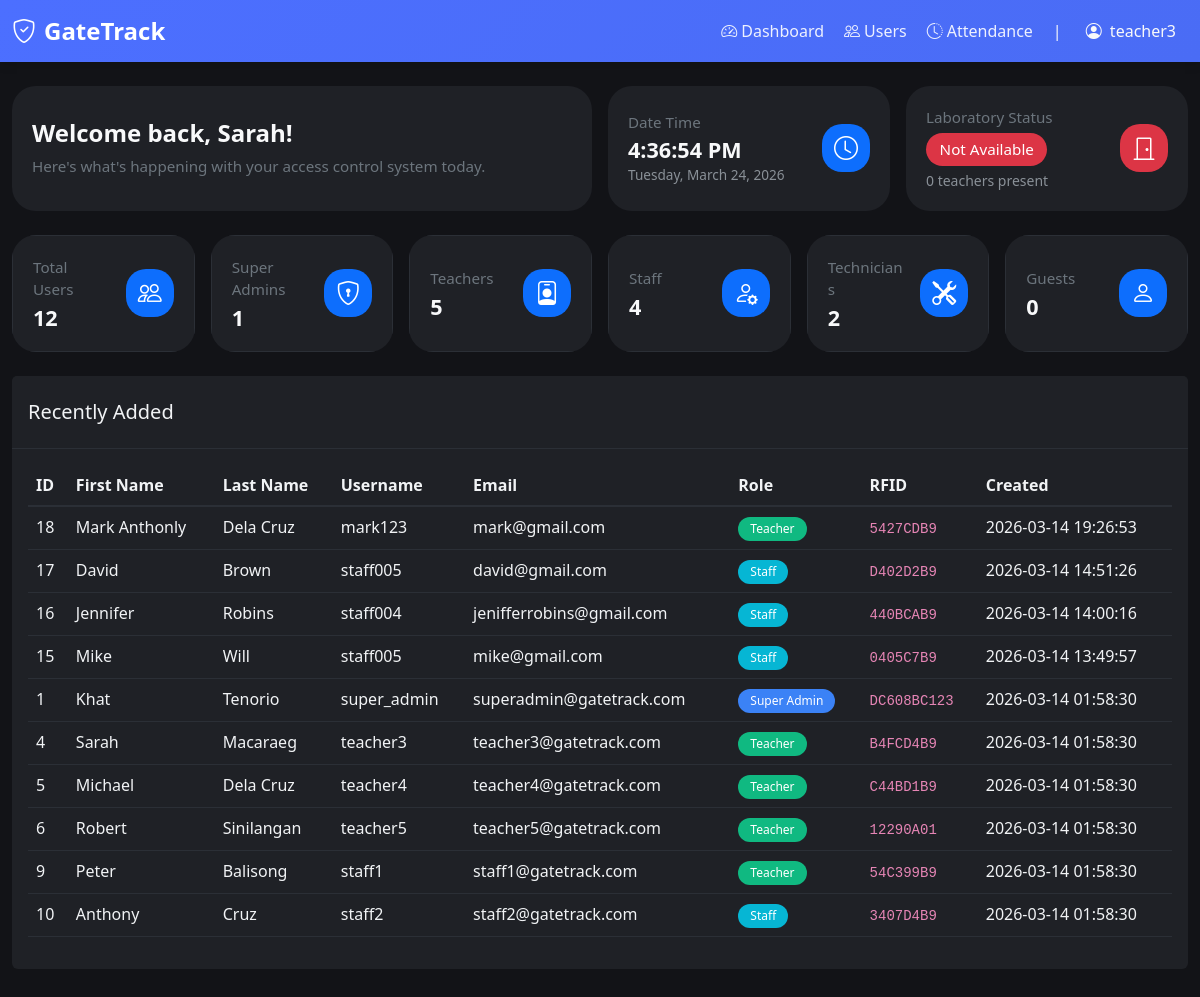
The app's page /dashboard (signed in), older data.
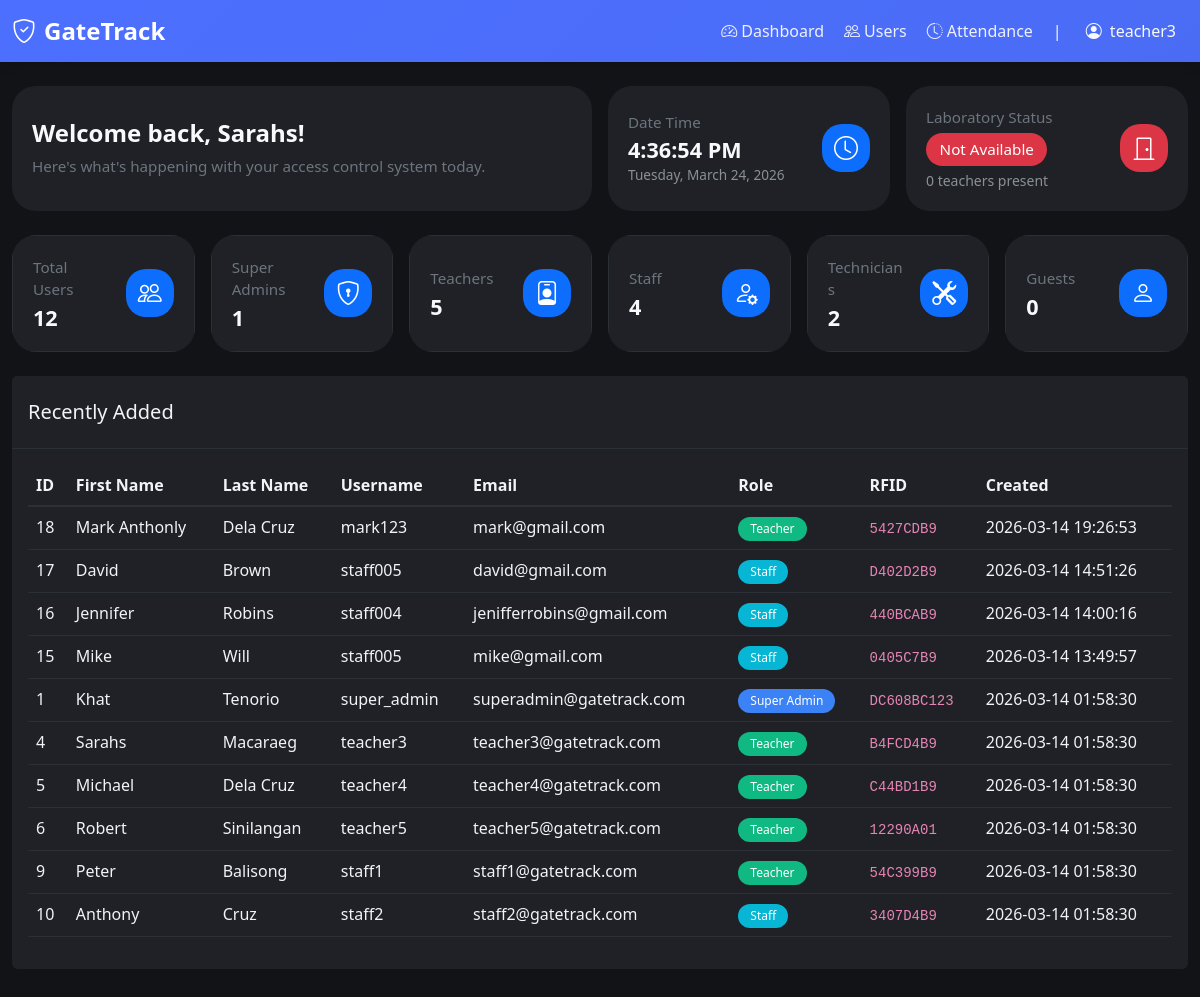
The same page, newer data.
### tables this page shows
CREATE TABLE "users" (id INTEGER NOT NULL, username VARCHAR(80), email VARCHAR(120) NOT NULL, password VARCHAR(200), contact VARCHAR(20), gender VARCHAR(10), role VARCHAR(20) NOT NULL, created_at DATETIME, rfid TEXT, first_name VARCHAR(50), last_name VARCHAR(50), PRIMARY KEY (id), UNIQUE (email));

### app.py (the view)
@app.route('/dashboard')
@login_required
def dashboard():
    user_count = get_user_count_by_role()
    super_admin_count = get_user_count_by_role('super_admin')
    teacher_count = get_user_count_by_role('teacher')
    staff_count = get_user_count_by_role('staff')
    technician_count = get_user_count_by_role('technician')
    guest_count = get_user_count_by_role('guest')
    from database_utils import get_today_attendance_count, get_teachers_currently_present
    teachers_present = get_teachers_currently_present()
    lab_status = 'Available' if teachers_present > 0 else 'Not Available'
    all_users = get_all_users()
    recent_users = sorted(all_users, key=lambda u: u['created_at'] or '1900-01-01', reverse=True)[:10]
    return render_template(
        'dashboard.html',
        user_count=user_count,
        super_admin_count=super_admin_count,
        teacher_count=teacher_count,
        staff_count=staff_count,
        technician_count=technician_count,
        guest_count=guest_count,
        users=recent_users,
        teachers_present=teachers_present,
        lab_status=lab_status
    )

### app.py (called while the page is built)
def get_connection():
    conn = sqlite3.connect(DB_PATH)
    conn.row_factory = sqlite3.Row
    return conn

def get_all_users():
    conn = get_connection()
    cursor = conn.cursor()
    cursor.execute('SELECT * FROM users ORDER BY id')
    users = cursor.fetchall()
    conn.close()
    return users

def get_user_count_by_role(role=None):
    conn = get_connection()
    cursor = conn.cursor()
    if role:
        cursor.execute('SELECT COUNT(*) FROM users WHERE role = ?', (role,))
    else:
        cursor.execute('SELECT COUNT(*) FROM users')
    count = cursor.fetchone()[0]
    conn.close()
    return count

def login_required(f):
    @wraps(f)
    def decorated_function(*args, **kwargs):
        if 'user_id' not in session:
            flash('Please log in to access this page.', 'error')
            return redirect(url_for('login'))
        return f(*args, **kwargs)
    return decorated_function

### database_utils.py (called while the page is built)
def get_connection() -> sqlite3.Connection:
    conn = sqlite3.connect(DB_PATH)
    conn.row_factory = sqlite3.Row
    return conn

def get_teachers_currently_present() -> int:
    conn = get_connection()
    cursor = conn.cursor()
    today = date.today().strftime('%Y-%m-%d')
    cursor.execute('''
        SELECT COUNT(*) FROM attendance a
        JOIN users u ON a.user_id = u.id
        WHERE date(a.created_at) = ? AND u.role = 'teacher' AND a.time_out IS NULL
    ''', (today,))
    count = cursor.fetchone()[0]
    conn.close()
    return count

### templates/dashboard.html (shortened to what this page needs)
{% extends "nav.html" %} {% block title %}Dashboard - GateTrack{% endblock %}  {% block content %}
<div class="row g-3 mb-4">
  <div class="col-12 col-xl-6 col-lg-12">
    <div class="card dashboard-card welcome-card">
      <div class="card-body">
        <div class="welcome-text">
          <h2 class="mb-2 fw-bolder text-light">
            Welcome back, {{ session.get('first_name') }}!
          </h2>
          <p class="text-secondary mb-0">
            Here's what's happening with your access control system today.
          </p>
        </div>
      </div>
    </div>
  </div>
  <div class="col-12 col-md-6 col-xl-3">
    <div class="card dashboard-card top-info-card">
      <div class="card-body">
        <div class="top-info-content">
          <p class="text-secondary card-label">Date Time</p>
          <h3 class="mb-1 live-clock text-light" id="live-clock">Loading...</h3>
          <p class="text-muted date-text mb-0" id="date-display"></p>
        </div>
        <div class="stats-icon bg-primary">
          <i class="bi bi-clock fs-4"></i>
        </div>
      </div>
    </div>
  </div>
  <div class="col-12 col-md-6 col-xl-3">
    <div class="card dashboard-card top-info-card">
      <div class="card-body">
        <div class="top-info-content">
          <p class="text-secondary card-label">Laboratory Status</p>
          <h3 class="mb-1">
            <span
              class="badge status-badge {% if lab_status == 'Available' %}bg-success{% else %}bg-danger{% endif %}"
            >
              {{ lab_status }}
            </span>
          </h3>
          <p class="text-muted small mb-0">
            {{ teachers_present }} teachers present
          </p>
        </div>
        <div
          class="stats-icon {% if lab_status == 'Available' %}bg-success{% else %}bg-danger{% endif %}"
        >
          <i
            class="bi {% if lab_status == 'Available' %}bi-door-open{% else %}bi-door-closed{% endif %} fs-4"
          ></i>
        </div>
      </div>
    </div>
  </div>
</div>
<div class="row g-3 mb-4">
  <div class="col-12 col-sm-6 col-lg-4 col-xl-2">
    <div class="card dashboard-card stats-card">
      <div class="card-body">
        <div class="stats-content">
          <p class="text-secondary card-label">Total Users</p>
          <h3 class="text-light">{{ user_count }}</h3>
        </div>
        <div class="stats-icon bg-primary">
          <i class="bi bi-people fs-4"></i>
        </div>
      </div>
    </div>
  </div>
  <div class="col-12 col-sm-6 col-lg-4 col-xl-2">
    <div class="card dashboard-card stats-card">
      <div class="card-body">
        <div class="stats-content">
          <p class="text-secondary card-label">Super Admins</p>
          <h3 class="text-light">{{ super_admin_count }}</h3>
        </div>
        <div class="stats-icon bg-primary">
          <i class="bi bi-shield-lock fs-4"></i>
        </div>
      </div>
    </div>
  </div>
  <div class="col-12 col-sm-6 col-lg-4 col-xl-2">
    <div class="card dashboard-card stats-card">
      <div class="card-body">
        <div class="stats-content">
          <p class="text-secondary card-label">Teachers</p>
          <h3 class="text-light">{{ teacher_count }}</h3>
        </div>
        <div class="stats-icon bg-primary">
          <i class="bi bi-person-badge fs-4"></i>
        </div>
      </div>
    </div>
  </div>
  <div class="col-12 col-sm-6 col-lg-4 col-xl-2">
    <div class="card dashboard-card stats-card">
      <div class="card-body">
        <div class="stats-content">
          <p class="text-secondary card-label">Staff</p>
          <h3 class="text-light">{{ staff_count }}</h3>
        </div>
        <div class="stats-icon bg-primary">
          <i class="bi bi-person-gear fs-4"></i>
        </div>
      </div>
    </div>
  </div>
  <div class="col-12 col-sm-6 col-lg-4 col-xl-2">
    <div class="card dashboard-card stats-card">
      <div class="card-body">
        <div class="stats-content">
          <p class="text-secondary card-label">Technicians</p>
          <h3 class="text-light">{{ technician_count }}</h3>
        </div>
        <div class="stats-icon bg-primary">
          <i class="bi bi-tools fs-4"></i>
        </div>
      </div>
    </div>
  </div>
  <div class="col-12 col-sm-6 col-lg-4 col-xl-2">
    <div class="card dashboard-card stats-card">
      <div class="card-body">
        <div class="stats-content">
          <p class="text-secondary card-label">Guests</p>
          <h3 class="text-light">{{ guest_count }}</h3>
        </div>
        <div class="stats-icon bg-primary">
          <i class="bi bi-person fs-4"></i>
        </div>
      </div>
    </div>
  </div>
</div>
<div class="row">
  <div class="col-12">
    <div class="card">
      <div
        class="card-header d-flex justify-content-between align-items-center"
      >
        <h5 class="my-3">Recently Added</h5>
      </div>
      <div class="card-body">
        <div class="table-responsive">
          <table class="table">
            <thead>
              <tr>
                <th>ID</th>
                <th>First Name</th>
                <th>Last Name</th>
                <th>Username</th>
                <th>Email</th>
                <th>Role</th>
                <th>RFID</th>
                <th>Created</th>
              </tr>
            </thead>
            <tbody>
              {% for user in users[:15] %}
              <tr>
                <td>{{ user.id }}</td>
                <td>{{ user.first_name or '-' }}</td>
                <td>{{ user.last_name or '-' }}</td>
                <td>{{ user.username or '-' }}</td>
                <td>{{ user.email }}</td>
                <td>
                  <span
                    class="badge badge-role-{{ user.role | replace('_', '-') }}"
                  >
                    {{ user.role.replace('_', ' ').title() }}
                  </span>
                </td>
                <td><code>{{ user.rfid or 'N/A' }}</code></td>
                <td>{{ user.created_at }}</td>
              </tr>
              {% endfor %}
            </tbody>
          </table>
        </div>
      </div>
    </div>
  </div>
</div>
{% endblock %}

### templates/nav.html (shortened to what this page needs)
<!doctype html>
<html lang="en" data-bs-theme="dark">
  <head>
    <link
      href="{{ url_for('static', filename='bootstrap/5.3.0/css/bootstrap.min.css') }}"
      rel="stylesheet"
    />
    <link
      rel="stylesheet"
      href="{{ url_for('static', filename='css/style.css') }}"
    />
    <link
      rel="stylesheet"
      href="{{ url_for('static', filename='bootstrap-icons/1.11.0/font/bootstrap-icons.css') }}"
    />
  </head>
  <body>
    <nav class="navbar sticky-top navbar-expand-lg navbar-dark">
      <div class="container-fluid">
        <a class="navbar-brand" href="{{ url_for('dashboard') }}">
          <i class="bi bi-shield-check me-2"></i>GateTrack
        </a>
        <div class="collapse navbar-collapse" id="navbarNav">
          <div class="navbar-nav ms-auto">
            <div class="nav-group">
              <ul class="navbar-nav">
                <li class="nav-item">
                  <a
                    class="nav-link{% if request.endpoint == 'dashboard' %} active{% endif %}"
                    href="{{ url_for('dashboard') }}"
                  >
                    <i class="bi bi-speedometer2 me-1"></i>Dashboard
                  </a>
                </li>
                {% if session.get('role') in ['super_admin', 'teacher'] %}
                <li class="nav-item">
                  <a
                    class="nav-link{% if request.endpoint == 'users' %} active{% endif %}"
                    href="{{ url_for('users') }}"
                  >
                    <i class="bi bi-people me-1"></i>Users
                  </a>
                </li>
                <li class="nav-item">
                  <a
                    class="nav-link{% if request.endpoint == 'attendance' %} active{% endif %}"
                    href="{{ url_for('attendance') }}"
                  >
                    <i class="bi bi-clock-history me-1"></i>Attendance
                  </a>
                </li>
                {% endif %}
              </ul>
              <span class="text-light mx-1">|</span>
              <div class="dropdown">
                <button
                  class="btn btn-outline-light dropdown-toggle"
                  type="button"
                  data-bs-toggle="dropdown"
                >
                  <i class="bi bi-person-circle me-1"></i>
                  {{ session.get('username') or session.get('email') }}
                </button>
              </div>
            </div>
          </div>
        </div>
      </div>
    </nav>
    <div class="container-fluid py-4">{% block content %}{% endblock %}</div>
  </body>
</html>

### static/css/style.css (style rules this page uses)
[data-bs-theme="dark"] { --bg-primary: #121317; --bg-secondary: #1f2126; --text-primary: #f1f3f5; --text-secondary: #9aa0a6; --primary: #4c6fff; --primary-hover: #5c7cff; --border-color: #2b2f36; --card-shadow: 0 4px 14px rgba(0, 0, 0, 0.45); }
body { background-color: var(--bg-primary); color: var(--text-primary); font-family: "Segoe UI", Tahoma, Geneva, Verdana, sans-serif; min-height: 100vh; transition: background-color 0.3s ease, color 0.3s ease; }
.card { background-color: var(--bg-secondary); border: 1px solid var(--border-color); box-shadow: var(--card-shadow); transition: background-color 0.3s ease, border-color 0.3s ease; }
.card-header { background-color: var(--bg-secondary); border-bottom: 1px solid var(--border-color); color: var(--text-primary); }
.table { color: var(--text-primary); }
.table thead th { background-color: var(--bg-primary); border-bottom: 2px solid var(--border-color); color: var(--text-primary); font-weight: 600; }
.table tbody tr { border-bottom: 1px solid var(--border-color); transition: background-color 0.2s ease; }
.navbar { background: linear-gradient( 135deg, var(--primary) 0%, #4a6cf5 100% ) !important; box-shadow: 0 2px 10px rgba(0, 0, 0, 0.15); }
.navbar-brand { font-weight: 700; font-size: 1.5rem; }
.nav-link { color: rgba(255, 255, 255, 0.9) !important; transition: color 0.3s ease; }
.card, .stats-card, .stats-card .card-body { background-color: var(--bg-secondary) !important; border: 1px solid var(--border-color) !important; box-shadow: var(--card-shadow) !important; }
.card-header { background-color: var(--bg-secondary) !important; border-bottom-color: var(--border-color) !important; color: var(--text-primary) !important; }
.table { color: var(--text-primary) !important; background-color: var(--bg-secondary) !important; }
.table thead th { background-color: var(--bg-primary) !important; border-bottom: 2px solid var(--border-color) !important; color: var(--text-primary) !important; font-weight: 600; }
.table tbody tr { background-color: transparent !important; border-color: var(--border-color) !important; }
.table tbody td { color: var(--text-primary) !important; border-color: var(--border-color) !important; }
.stats-icon { background-color: var(--primary) !important; }
.badge { padding: 6px 12px; font-weight: 500; border-radius: 6px; }

### templates/nav.html (style rules this page uses)
.dropdown-toggle { border: none !important; box-shadow: none !important; background: transparent !important; }
.dropdown-toggle::after { display: none; }
.nav-group { display: flex; align-items: center; gap: 0.5rem; }
.nav-group .navbar-nav { gap: 0.25rem; }
.card { border: none !important; box-shadow: none !important; }
.table thead th, .table tbody tr, .table tbody td { background-color: transparent !important; color: inherit !important; }

Row changes from the older to the newer data that the page shows:
changed users "Macaraeg": get "Sarah" → "Sarahs"; first_name "Sarah" → "Sarahs"
